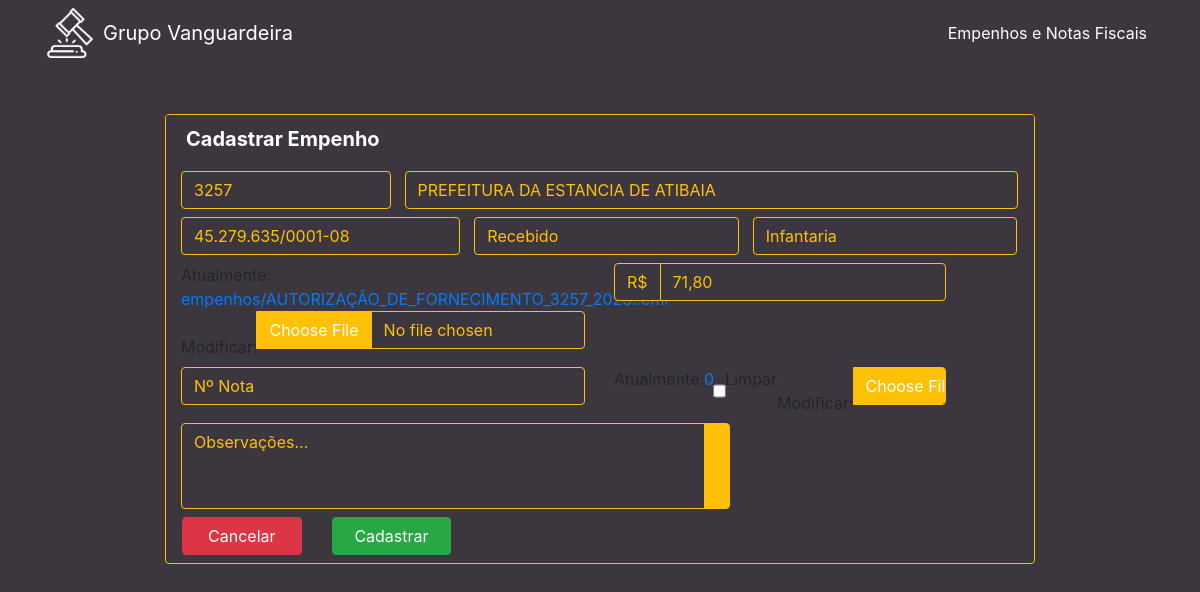
Before: /edit/719/ with the older database file.
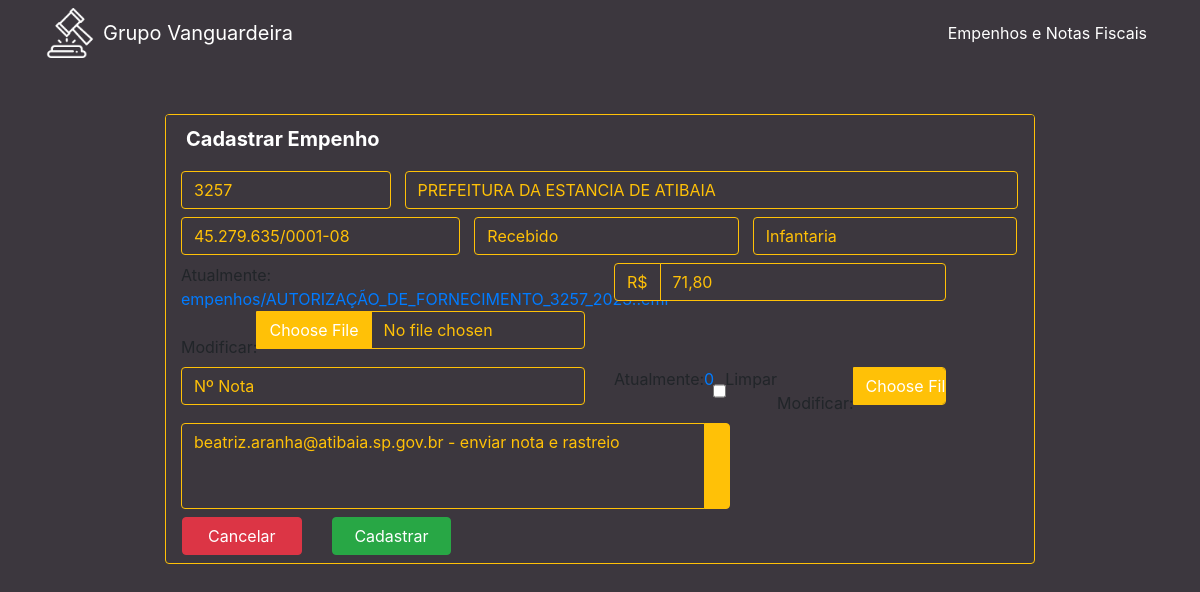
After: the same page with the newer database file.
### cliente/models.py (models this page shows, shortened)
class Cliente(models.Model):
    numero = models.CharField(max_length=255)
    nome = models.CharField(max_length=255)
    cnpj = models.CharField(max_length=255)
    data_criacao = models.DateTimeField(default=timezone.now)
    categoria = models.ForeignKey(Categoria, on_delete=models.DO_NOTHING)
    empresa = models.ForeignKey(Empresa, on_delete=models.DO_NOTHING)
    empenho = models.FileField(upload_to='empenhos/', max_length=500)
    nfe = models.FileField(upload_to='notas/', max_length=500, default='0', blank=True)
    n_nfe = models.CharField(max_length=255, blank=True)
    descricao = models.TextField(blank=True)
    valor = models.CharField(max_length=255)

### cliente/views.py (the view)
# urls.py: path('edit/<int:pk>/', views.edit, name="edit"),
def edit(request, pk):
    cliente = Cliente.objects.get(pk=pk)
    form = ClienteForm(instance=cliente)
    return render(request, 'cliente/form.html', {'cliente': cliente, 'form': form})

### cliente/form.py
class ClienteForm(ModelForm):
    class Meta:
        model = Cliente
        fields = ['numero', 'nome', 'cnpj', 'data_criacao', 'categoria', 'empresa', 'empenho', 'descricao', 'valor', 'nfe', 'n_nfe']
    def __init__(self, *args, **kwargs):
        super(ClienteForm, self).__init__(*args, **kwargs)
        for field in self.fields:
            self.fields[field]. widget.attrs.update({'class': 'form-control'})

### cliente/models.py (called while the page is built)
    def __str__(self):
        return self.nome

    def __str__(self):
        return self.nome

### cliente/templates/cliente/form.html (shortened to what this page needs)
{% extends 'base.html' %}
{% load widget_tweaks %}
{% block conteudo %}
    <div class="container col-lg-12 center mt-5 w-75">
        <div class="card card-primary card-formulario">
            <div class="card-header">
                <h5 class="card-title mb-0">
                    Cadastrar Empenho
                </h5>
            </div>
            <form action="{% if cliente %}/cliente/update/{{cliente.id}}/{% else %}/cliente/create/{% endif %}" method="POST" enctype="multipart/form-data">
                  <div class="input-group col-12 p-15 my-2">
                    <div class="input-group col-3 p-0">
                      {% render_field form.numero name="numero" type="number" placeholder="Nº Empenho" autocomplete="off"%}
                    </div>
                    <div class="input-group col-9 pr-0">
                      {% render_field form.nome name="nome" id="nome" type="name" placeholder="Nome do cliente" autocomplete="off"%}
                    </div>
                  </div>
                  <div class="input-group col-12 mb-2 p-15">
                    <div class="input-group col-4 p-0" >
                      {% render_field form.cnpj type="text" id="cpfcnpj" placeholder="CNPJ" autocomplete="off"%}
                    </div>
                    <div class="input-group col-4 pr-0">
                      {% render_field form.categoria name="categoria" id="categoria" placeholder="Categoria" autocomplete="off"%}
                    </div>
                    <div class="input-group col-4 pr-0">
                      {% render_field form.empresa name="empresa" id="empresa" placeholder="Empresa" autocomplete="off"%}
                    </div>
                  </div>
                  <div class="input-group col-12 p-0">
                    <div class="input-group col-6 p-15 mb-2" >
                      {% render_field form.empenho name="empenho" type="file" placeholder="Empenho" autocomplete="off"%}
                    </div>
                    <div class="input-group col-5 p-15 mb-2" >
                      <span class="input-group-text valor" id="span-valor">R$</span>
                      {% render_field form.valor name="valor" type="text" id="valor" placeholder="Valor do empenho" autocomplete="off"%}
                    </div>
                  </div>
                  <div class="input-group col-12 p-0">
                    <div class="input-group col-6 p-15 mb-2" >
                      {% render_field form.n_nfe name="n_nfe" type="name" placeholder="Nº Nota" autocomplete="off"%}
                    </div>
                    <div class="input-group col-5 p-15 mb-2" >
                      {% render_field form.nfe name="nfe" type="file" value="0" placeholder="Nfe" autocomplete="off"%}
                    </div>
                  </div>
                  <div class="input-group col-8 p-15 mb-2" >
                    {% render_field form.descricao rows="3" style="resize:none;" placeholder="Observações..." type="text" autocomplete="off"%}
                    <div class="input-group-append">
                      <div class="input-group-text">
                      </div>
                    </div>
                  </div>
                <div class="row">
                    <div class="col-2 mb-2 ml-3">
                      <a class="btn btn-danger btn-block" href="{{ request.META.HTTP_REFERER }}">Cancelar</a>
                    </div>
                    <div class="col-2 m-0">
                      <button type="submit" class="btn btn-success btn-block" id="submit_button" >Cadastrar</button>
                    </div>
                </div>
            </form>
        </div>
    </div>
{% endblock %}

Changed rows visible on the page:
changed Cliente "PREFEITURA DA ESTANCIA DE ATIBAIA": descricao (not shown) → "beatriz.aranha@atibaia.sp.gov.br - enviar nota e rastreio"
